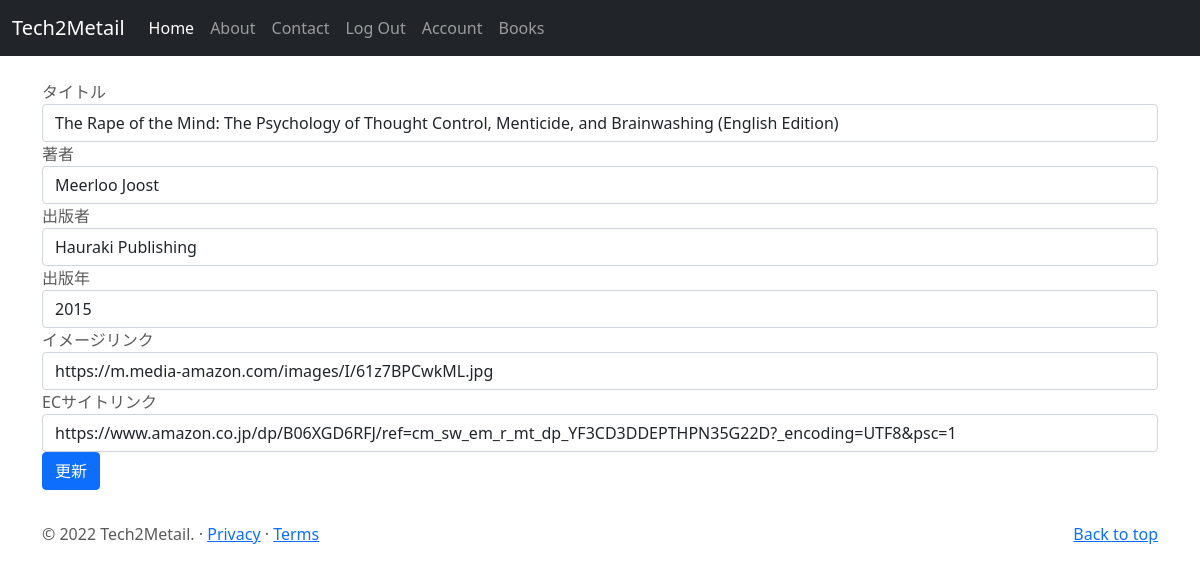
The app's page /books/2/edit (signed in) with its own data.
### tech2metailblog/models.py (models this page shows, shortened)
class Books(db.Model):
    __tablename__ = 'books'
    id = db.Column(db.Integer, primary_key = True)
    title = db.Column(db.String(50),unique=True, nullable=False)
    author = db.Column(db.String(50), nullable=False)
    published_by = db.Column(db.String(50), nullable=False)
    published_at = db.Column(db.Integer, nullable=False)
    img_link = db.Column(db.String(100))
    pur_link = db.Column(db.String(100))
    created_at = db.Column(db.DateTime)
    booksposts = db.relationship('BooksPost',backref='book',lazy=True)

### tech2metailblog/books/views.py (the view)
@books.route('/books/<int:id>/edit', methods=['GET'])
@login_required
def edit_books(id):
    book = Books.query.get(id)
    return render_template('books/edit.html', book=book)

### tech2metailblog/models.py (called while the page is built)
@login_manager.user_loader
def load_user(user_id):
    return User.query.get(user_id)

### tech2metailblog/templates/books/edit.html
{% extends "base.html" %}
{% block content %}
<div class="container">
<form action="{{ url_for('books.update_books', id=book.id) }}" class="add-books" method="POST">
    <div class="form-group">
        <label for="InputTitle" class="">タイトル</label>
        <input type="text" class="form-control" id="InputTitle" name="title" value="{{ book.title}}">
    </div>
    <div class="form-group">
        <label for="InputTitle" class="">著者</label>
        <input type="text" class="form-control" id="InputTitle" name="author" value="{{ book.author}}">
    </div>
    <div class="form-group">
        <label for="InputTitle" class="">出版者</label>
        <input type="text" class="form-control" id="InputTitle" name="published_by" value="{{ book.published_by}}">
    </div>
    <div class="form-group">
        <label for="InputTitle" class="">出版年</label>
        <input type="text" class="form-control" id="InputTitle" name="published_at" value="{{ book.published_at }}">
    </div>
    <div class="form-group">
        <label for="InputTitle" class="">イメージリンク</label>
        <input type="text" class="form-control" id="InputTitle" name="img_link" value="{{ book.img_link}}">
    </div>
    <div class="form-group">
        <label for="InputTitle" class="">ECサイトリンク</label>
        <input type="text" class="form-control" id="InputTitle" name="pur_link" value="{{ book.pur_link}}">
    </div>
        <button type="submit" class="btn btn-primary">更新</button>
</form>
</div>
{% endblock %}

### tech2metailblog/static/style.css (style rules this page uses)
body { padding-top: 3rem; padding-bottom: 3rem; color: #5a5a5a; }
.container { margin-top: 2rem; }

### records on screen
Books: title "The Rape of the Mind: The Psychology of Thought Control, Menticide, and Brainwashing (English Edition)", author "Meerloo Joost", published_by "Hauraki Publishing", published_at "2015", img_link "https://m.media-amazon.com/images/I/61z7BPCwkML.jpg", pur_link "https://www.amazon.co.jp/dp/B06XGD6RFJ/ref=cm_sw_em_r_mt_dp_YF3CD3DDEPTHPN35G22D?_encoding=UTF8&psc=1"
